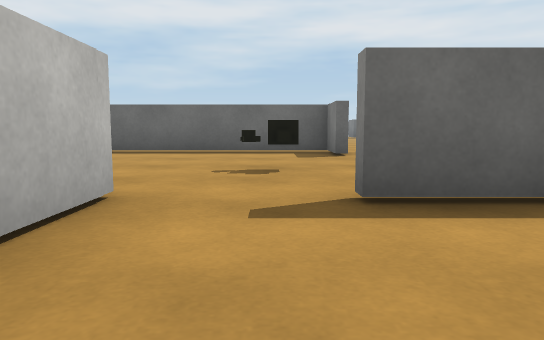
view 1 (above)

19 first-person views from a walk through a Unity game level. The camera is 0.51 m above the floor, tilts 6° down and sees 70° across. The floor is counted in squares, 1 m on a side. Each view is taken from the middle of a square. On the plan, view 1 faces up. The plan holds only what a view shows up to about 9 squares ahead; the rest is blank. The player character is not drawn. Surface patterns are stand-ins for the level's own textures.

view 2
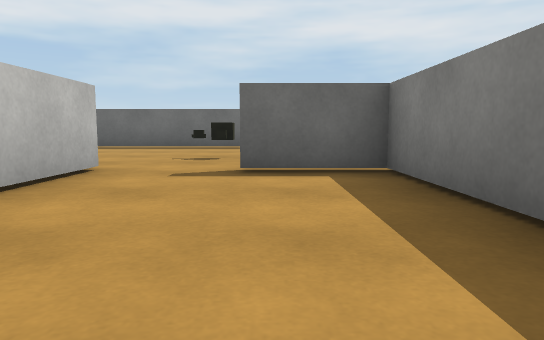

view 3
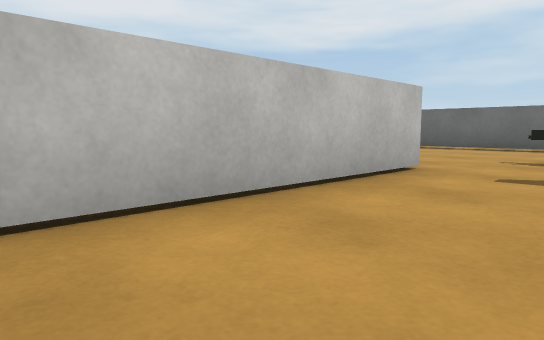

view 4
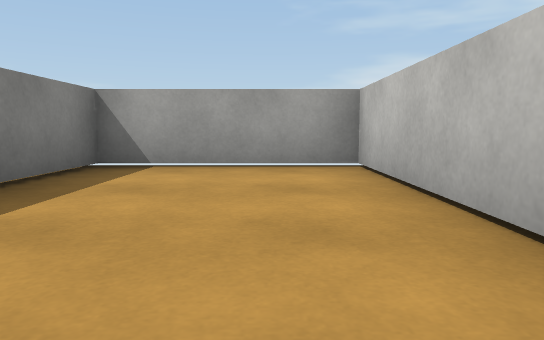

view 5
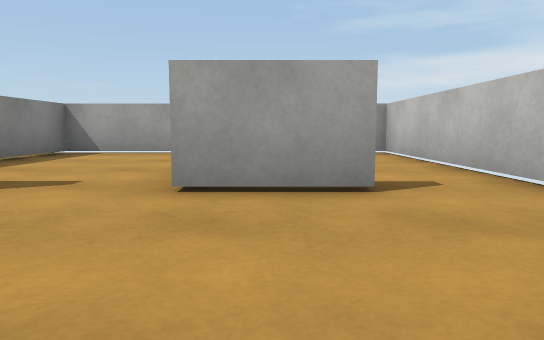

view 6
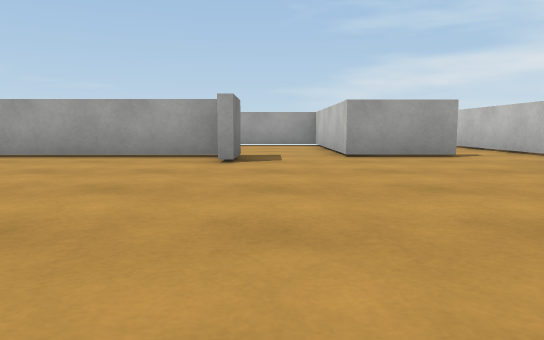

view 7
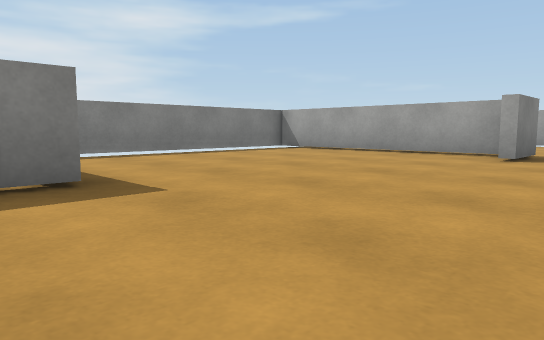

view 8
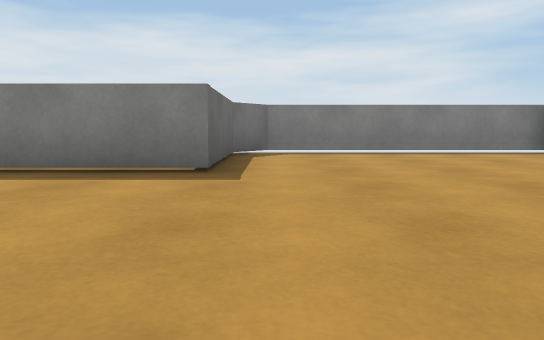

view 9
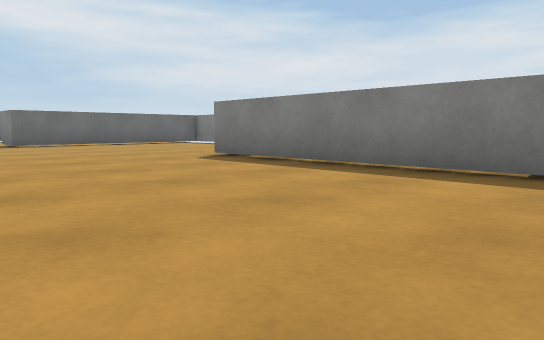

view 10
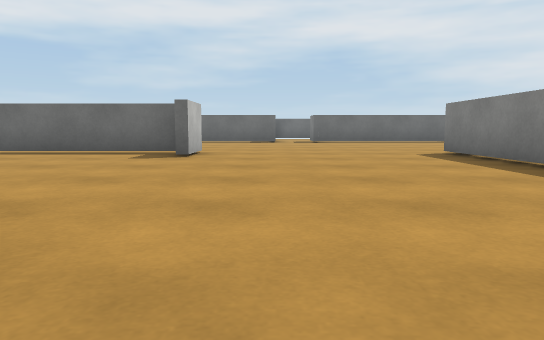

view 11
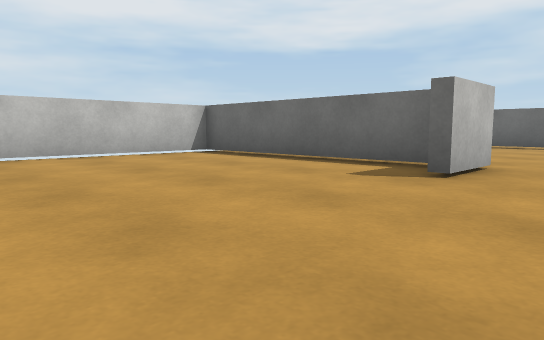

view 12
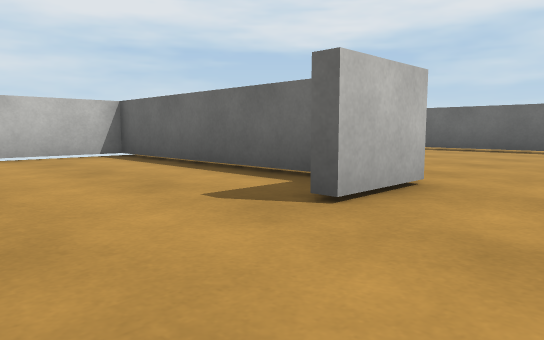

view 13
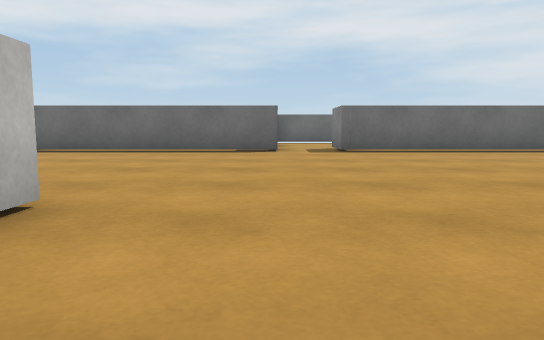

view 14
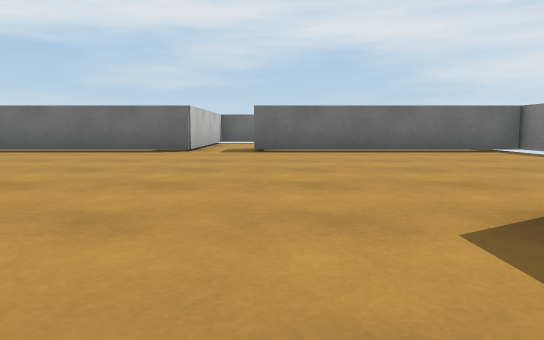

view 15
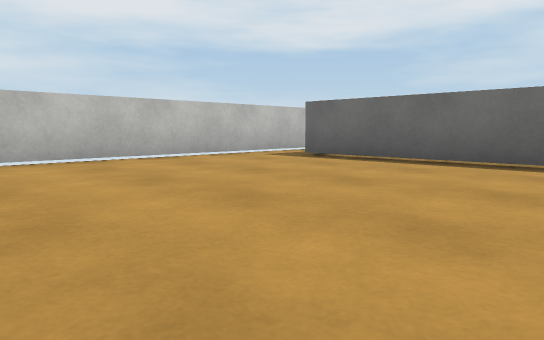

view 16
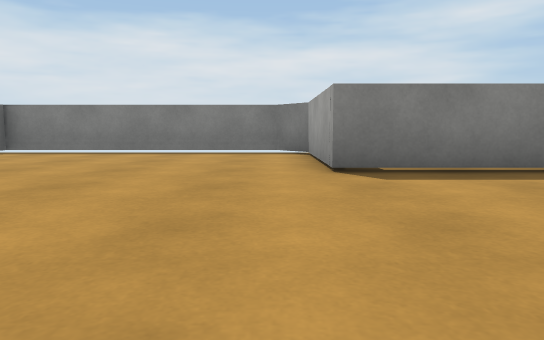

view 17
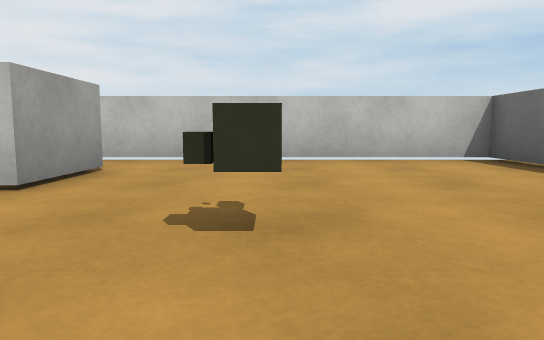

view 18
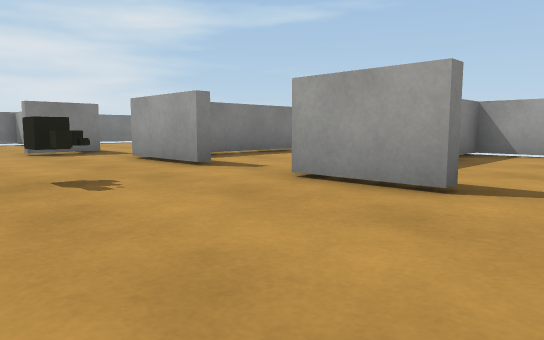

view 19
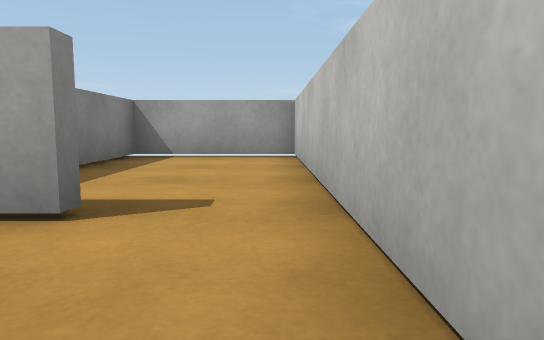

### Floor plan
Key: @ floor where view 1 was taken; # wall or solid block; . floor; T thing the floor can be seen under or through; O other object.
Columns run from 5 left of view 1 to 11 right of it. Each row starts with its distance up from view 1.
 22 #.#######.#######
 21 #...............#
 20 #...............#
 19 #...............#
 18 #...............#
 17 #...............#
 16 #...............#
 15 ##TTTTT.....#####
 14 #...........#
 13 #...........#
 12 #...........#
 11 #...........#
 10 #    .......#####
  9 #######.........#
  8 #.....#.........#
  7 #...............#
  6 #...............#
  5 #....O..........#
  4 #.........#.....#
  3 #..##.##..#######
  2 #...#..#.......
  1 #...#..#...
  0 #...#@.#.
 -1 #...#..#.
 -2 #...#..#.
 -3 ########

Where each view was taken, in squares from view 1:
view 1: 0 up, 0 right, facing up
view 2: 2 down, 1 right, facing up
view 3: 2 down, 1 right, facing up-left
view 4: 3 up, 0 right, facing down
view 5: 6 up, 2 left, facing down
view 6: 10 up, 4 right, facing down
view 7: 11 up, 3 right, facing down-right
view 8: 9 up, 2 right, facing right
view 9: 9 up, 2 right, facing up-right
view 10: 7 up, 3 right, facing up
view 11: 10 up, 3 right, facing up-left
view 12: 12 up, 3 right, facing up-left
view 13: 13 up, 3 right, facing up
view 14: 13 up, 5 right, facing up
view 15: 16 up, 2 right, facing up-left
view 16: 16 up, 2 right, facing right
view 17: 5 up, 2 right, facing left
view 18: 6 up, 4 left, facing down-right
view 19: 5 up, 4 left, facing down
